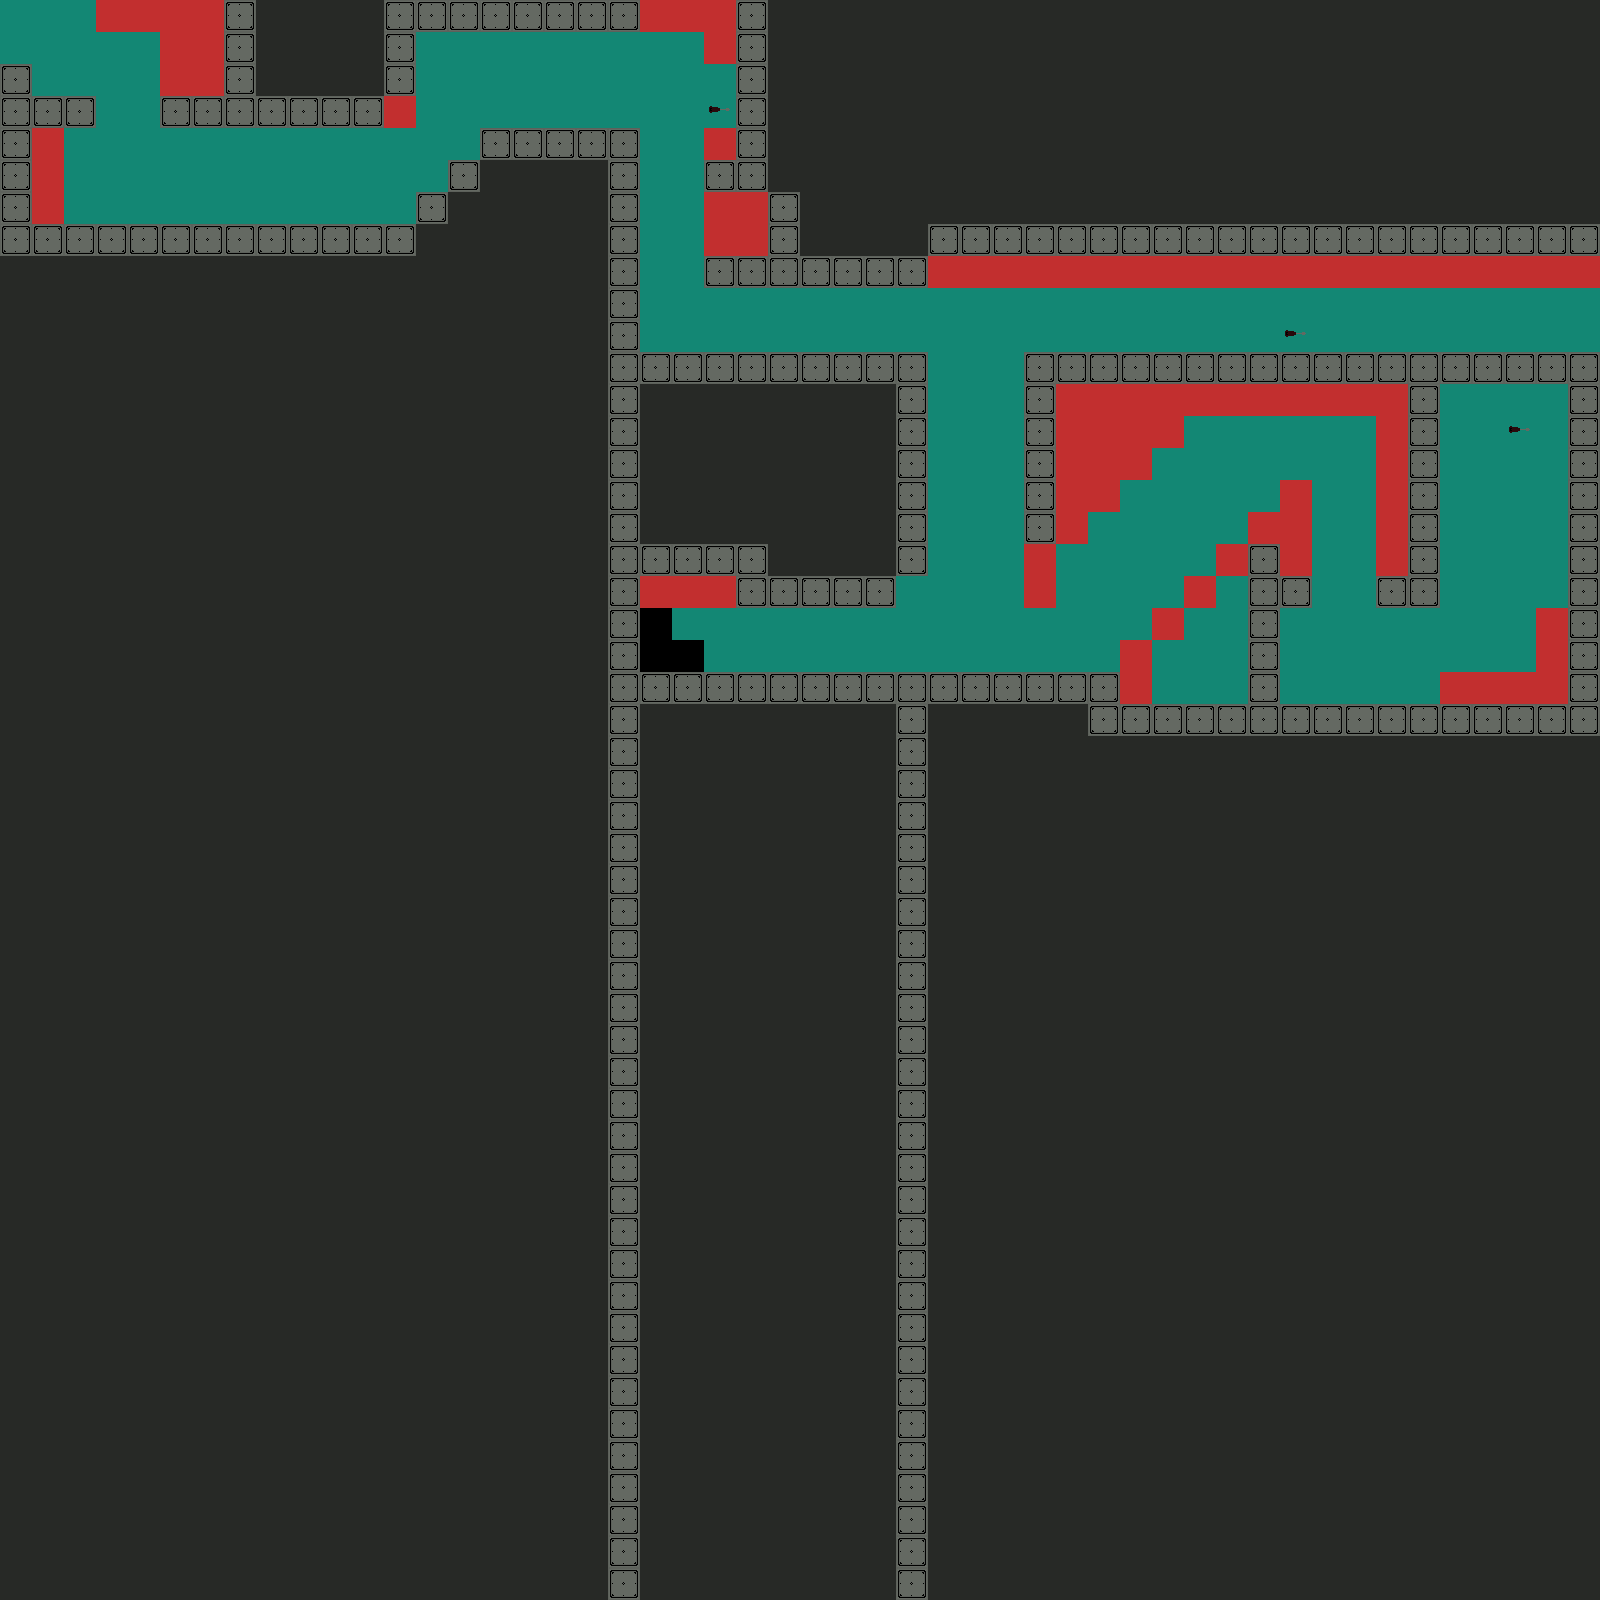

A 2D game scene composited from a Tiled map and its tileset images. What follows is a short description and the map's XML, with each tile layer's data collapsed to a summary:
An orthogonal 50x50 tile map with 32x32 px tiles, 1 tile layer (Tile Layer 1).

<map version="1.0" orientation="orthogonal" width="50" height="50" tilewidth="32" tileheight="32">
 <tileset firstgid="1" name="Tile" tilewidth="32" tileheight="32">
  <image source="Tiles.png" trans="ff00ff" width="192" height="32" />
 </tileset>
 <layer name="Tile Layer 1" width="50" height="50">
  <data>[2500 cells, 2500 non-empty, 6 distinct tile ids]</data>
 </layer>
</map>